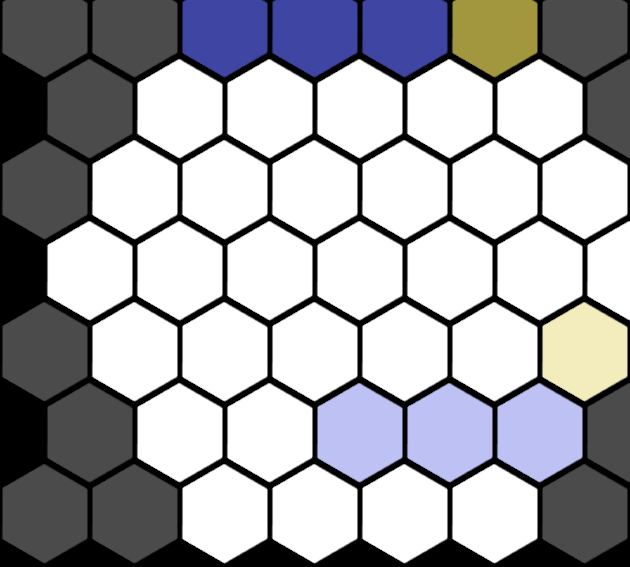

Tiled map render using the project's own tile images. Description and the whole map definition, tile-layer contents included, below:
An orthogonal 14x7 tile map with 45x81 px tiles, 1 tile layer (Tile Layer 1).

<map version="1.0" orientation="orthogonal" renderorder="right-down" width="14" height="7" tilewidth="45" tileheight="81">
 <tileset firstgid="1" name="Tile" tilewidth="90" tileheight="106">
  <image source="../images/Tile.png" width="720" height="212" />
 </tileset>
 <layer name="Tile Layer 1" width="14" height="7">
  <data>
   <tile gid="1" />
   <tile gid="0" />
   <tile gid="1" />
   <tile gid="0" />
   <tile gid="7" />
   <tile gid="0" />
   <tile gid="7" />
   <tile gid="0" />
   <tile gid="7" />
   <tile gid="0" />
   <tile gid="6" />
   <tile gid="0" />
   <tile gid="1" />
   <tile gid="0" />
   <tile gid="0" />
   <tile gid="1" />
   <tile gid="0" />
   <tile gid="2" />
   <tile gid="0" />
   <tile gid="2" />
   <tile gid="0" />
   <tile gid="2" />
   <tile gid="0" />
   <tile gid="2" />
   <tile gid="0" />
   <tile gid="2" />
   <tile gid="0" />
   <tile gid="1" />
   <tile gid="1" />
   <tile gid="0" />
   <tile gid="2" />
   <tile gid="0" />
   <tile gid="2" />
   <tile gid="0" />
   <tile gid="2" />
   <tile gid="0" />
   <tile gid="2" />
   <tile gid="0" />
   <tile gid="2" />
   <tile gid="0" />
   <tile gid="2" />
   <tile gid="0" />
   <tile gid="0" />
   <tile gid="2" />
   <tile gid="0" />
   <tile gid="2" />
   <tile gid="0" />
   <tile gid="2" />
   <tile gid="0" />
   <tile gid="2" />
   <tile gid="0" />
   <tile gid="2" />
   <tile gid="0" />
   <tile gid="2" />
   <tile gid="0" />
   <tile gid="2" />
   <tile gid="1" />
   <tile gid="0" />
   <tile gid="2" />
   <tile gid="0" />
   <tile gid="2" />
   <tile gid="0" />
   <tile gid="2" />
   <tile gid="0" />
   <tile gid="2" />
   <tile gid="0" />
   <tile gid="2" />
   <tile gid="0" />
   <tile gid="14" />
   <tile gid="0" />
   <tile gid="0" />
   <tile gid="1" />
   <tile gid="0" />
   <tile gid="2" />
   <tile gid="0" />
   <tile gid="2" />
   <tile gid="0" />
   <tile gid="15" />
   <tile gid="0" />
   <tile gid="15" />
   <tile gid="0" />
   <tile gid="15" />
   <tile gid="0" />
   <tile gid="1" />
   <tile gid="1" />
   <tile gid="0" />
   <tile gid="1" />
   <tile gid="0" />
   <tile gid="2" />
   <tile gid="0" />
   <tile gid="2" />
   <tile gid="0" />
   <tile gid="2" />
   <tile gid="0" />
   <tile gid="2" />
   <tile gid="0" />
   <tile gid="1" />
   <tile gid="0" />
  </data>
 </layer>
</map>
